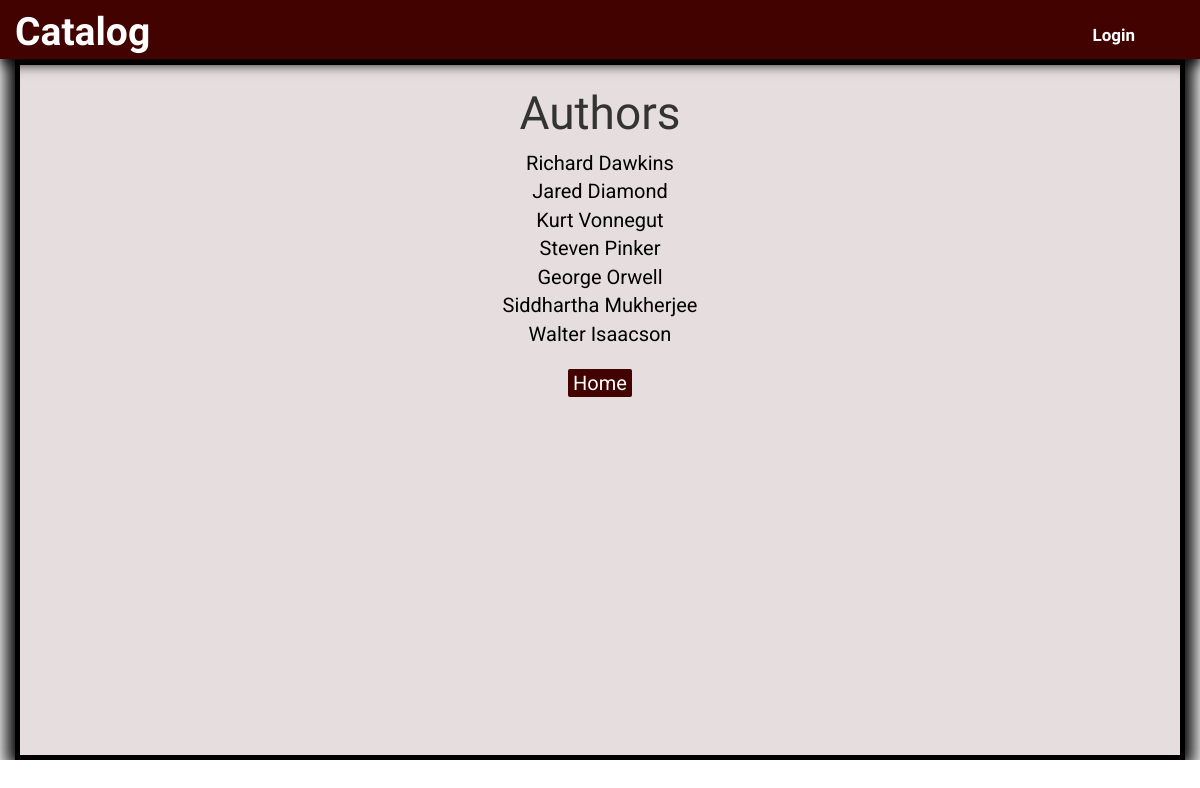
Screenshot of /catalog/authors/ with the database file from the repository.
### database_setup.py (models this page shows, shortened)
class Author(Base):
    __tablename__ = 'author'
    id = Column(Integer, primary_key=True)
    name = Column(String(250), nullable=False)
    created = Column(DateTime)

### application.py (the view)
@app.route('/catalog/authors/')
def showAuthors():
    user = is_user()
    genres = db_updates.get_all('genres')
    authors = db_updates.get_all('authors')
    return render_template('authorlist.html', authors=authors,
                           genres=genres, user=user)

### application.py (called while the page is built)
def is_user():
    if 'name' not in login_session:
        return None
    else:
        return login_session['name'].split(' ')[0]

### db_updates.py (called while the page is built)
def get_all(category):
    if category == 'genres':
        return session.query(Genre).all()
    elif category == 'books':
        return session.query(Books).all()
    elif category == 'authors':
        return session.query(Author).all()
    elif category == 'users':
        return session.query(User).all()
    else:
        print('Incorrect parameter input')

### templates/authorlist.html
{% extends "main.html" %}
{% block content %}
<div class="container page-style">
	<div class="row" id="inner-authors">
		<h1>Authors</h1>
		{% for author in authors %}
		<div><a href="#" id="author-li">{{ author.name }}</a></div>
		{% endfor %}
		<div class="home-btn">
			<a href="/catalog">Home</a>
		</div>
	</div>
</div>
{% endblock %}

### static/styles.css (style rules this page uses)
html, body { max-width: 100%; overflow-x: hidden; }
.page-style { margin-top: 60px; padding-top: 23px; background-color: rgba(66, 2, 0, 0.13); min-height: 700px; border: 5px solid black; box-shadow: black 0px -1px 17px 9px; }
.nav-item li, a { color: black; cursor: pointer; }
.home-btn { width: 52px; height: 21px; text-align: center; margin-top: 20px; background: #420200; border-radius: 2px; }
.home-btn a { padding: 5px; text-decoration: none; cursor: pointer; color: white; font-size: 15px; font-family: 'Roboto', sans-serif; }
#inner-authors { text-align: center; margin-top: -20px; }
#inner-authors h1 { font-family: 'Open Sans Condensed', sans-serif; }
#inner-authors div { margin-right: auto; margin-left: auto; }
#inner-authors div a { font-family: 'Roboto', sans-serif; }
@media screen and (min-width: 580px) { .container { width: 100%; } }
@media screen and (min-width: 600px) { a { text-decoration: none; } }
@media screen and (min-width: 600px) { #inner-authors h1 { font-size: 46px; } }
@media screen and (min-width: 600px) { #inner-authors div a { font-size: 20px; } }
@media screen and (min-width: 600px) { #inner-authors .home-btn { height: 28px; width: 64px; } }

### rows the page displays
Author: name "Richard Dawkins"
Author: name "Jared Diamond"
Author: name "Kurt Vonnegut"
Author: name "Steven Pinker"
Author: name "George Orwell"
Author: name "Siddhartha Mukherjee"
Author: name "Walter Isaacson"
